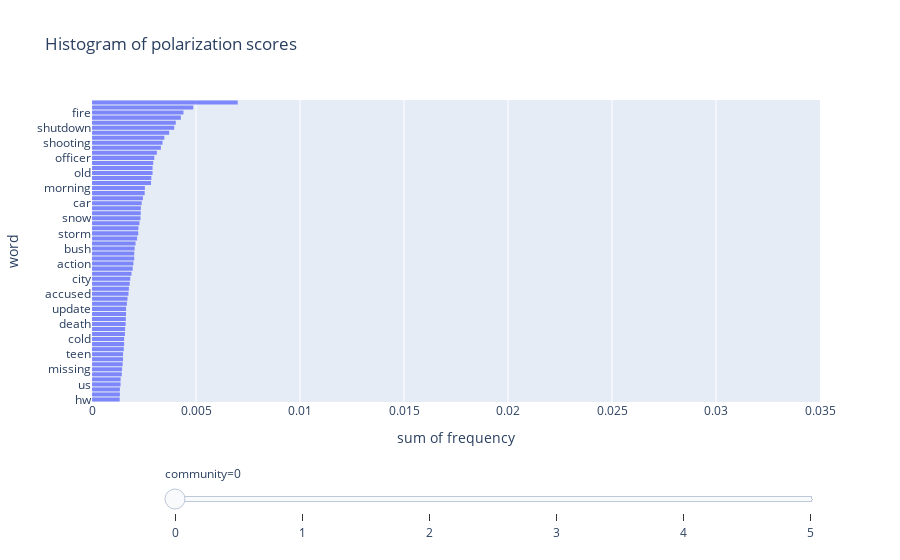

The notebook cell saved with this chart:
### Markdown cell above
Let's have a look a the most cited words for every community :

### Code cell
# Read previously computed files

data = pd.DataFrame()
for community in communities:
    temp = pd.read_csv(DIR_OUT+"communities_comparison/titles_occurences_"+str(community)+"_"+word+"_"+start_date+"_"+end_date+".csv", sep=';',index_col=0)
    myarray = np.empty(len(temp), dtype=int)
    myarray.fill(community)
    temp.insert(0,column='community',value=myarray)
    temp = temp.sort_values(by='frequency',ascending=True)
    data = pd.concat([data, temp[len(temp)-60:len(temp)]])

display(data)

# Construct histograms

fig = px.histogram(data,
                   x="frequency",
                   y="word",
                   title='Histogram of polarization scores',
                   animation_frame="community",
                   opacity=0.8,
                   range_x=[0,0.035],
                   orientation='h')

fig["layout"].pop("updatemenus")
fig.write_html("figures/60_most_cited_topics.html")
fig.show()

### Figure 1 — Plotly figure (JSON) as saved in the notebook; plotly's stock layout.template omitted (floating-point values rounded to 4 significant figures)
{"data": [{"alignmentgroup": "True", "bingroup": "y", "histfunc": "sum", "hovertemplate": "community=0<br>sum of frequency=%{x}<br>word=%{y}<extra></extra>", "legendgroup": "", "marker": {"color": "#636efa", "opacity": 0.8, "pattern": {"shape": ""}}, "name": "", "offsetgroup": "", "orientation": "h", "showlegend": false, "type": "histogram", "x": [0.001331, 0.001339, 0.001342, 0.001373, 0.001377, 0.001433, 0.001445, 0.001474, 0.001493, 0.001495, 0.001528, 0.001544, 0.001544, 0.001584, 0.001592, 0.001617, 0.001627, 0.001636, 0.001638, 0.001679, 0.001706, 0.001754, 0.001772, 0.001812, 0.001838, 0.001898, 0.001956, 0.00199, 0.002031, 0.002033, 0.00205, 0.002093, 0.002168, 0.002221, 0.00223, 0.002281, 0.002331, 0.002344, 0.00235, 0.002387, 0.002449, 0.002532, 0.002542, 0.002838, 0.002853, 0.002911, 0.002911, 0.002942, 0.002996, 0.003118, 0.003313, 0.003391, 0.003478, 0.00371, 0.003952, 0.004027, 0.004271, 0.004397, 0.004867, 0.007006], "xaxis": "x", "y": ["hw", "team", "people", "us", "child", "students", "missing", "florida", "children", "teen", "today", "charged", "cold", "driver", "murder", "death", "dead", "winter", "update", "george", "watch", "accused", "local", "high", "city", "help", "hit", "action", "holiday", "found", "bush", "shot", "house", "storm", "president", "arrested", "snow", "time", "suspect", "car", "government", "state", "morning", "video", "nbc", "old", "family", "home", "officer", "crash", "christmas", "shooting", "killed", "school", "shutdown", "weather", "trump", "fire", "pm", "police"], "yaxis": "y"}], "layout": {"barmode": "relative", "legend": {"tracegroupgap": 0}, "sliders": [{"active": 0, "currentvalue": {"prefix": "community="}, "len": 0.9, "pad": {"b": 10, "t": 60}, "steps": [{"args": [["0"], {"frame": {"duration": 0, "redraw": true}, "fromcurrent": true, "mode": "immediate", "transition": {"duration": 0, "easing": "linear"}}], "label": "0", "method": "animate"}, {"args": [["1"], {"frame": {"duration": 0, "redraw": true}, "fromcurrent": true, "mode": "immediate", "transition": {"duration": 0, "easing": "linear"}}], "label": "1", "method": "animate"}, {"args": [["2"], {"frame": {"duration": 0, "redraw": true}, "fromcurrent": true, "mode": "immediate", "transition": {"duration": 0, "easing": "linear"}}], "label": "2", "method": "animate"}, {"args": [["3"], {"frame": {"duration": 0, "redraw": true}, "fromcurrent": true, "mode": "immediate", "transition": {"duration": 0, "easing": "linear"}}], "label": "3", "method": "animate"}, {"args": [["4"], {"frame": {"duration": 0, "redraw": true}, "fromcurrent": true, "mode": "immediate", "transition": {"duration": 0, "easing": "linear"}}], "label": "4", "method": "animate"}, {"args": [["5"], {"frame": {"duration": 0, "redraw": true}, "fromcurrent": true, "mode": "immediate", "transition": {"duration": 0, "easing": "linear"}}], "label": "5", "method": "animate"}], "x": 0.1, "xanchor": "left", "y": 0, "yanchor": "top"}], "title": {"text": "Histogram of polarization scores"}, "xaxis": {"anchor": "y", "domain": [0, 1], "range": [0, 0.035], "title": {"text": "sum of frequency"}}, "yaxis": {"anchor": "x", "domain": [0, 1], "title": {"text": "word"}}}}
